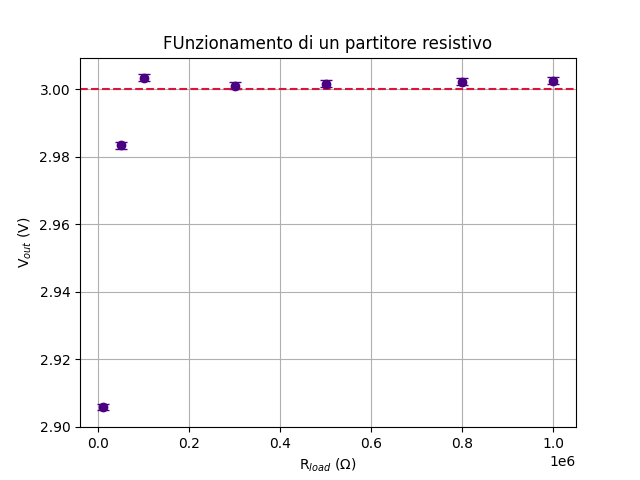

Generate this figure with Python:
import numpy as np
import matplotlib.pyplot as plt

if __name__ == "__main__":

    # Condizioni:
    # 1. v_out = 0.5 v_in senza considerare R_L --> R_1 = R_2
    # 2. v_out non dipende da R_L --> R_L molto grande rispetto a R_2

    R_1 = 672.08 # ohm
    R_2 = 672.37 # ohm 

    V_in = 6 # V
    V_out = np.array ([2.9058, 2.9834, 3.0034, 3.0010, 3.0016, 3.0022, 3.0025]) # V
    R_L = np.array ([10e3, 50e3, 100e3, 300e3, 500e3, 800e3, 1e6]) # R_Load (ohm)

    # grafico

    fig, ax = plt.subplots ()

    ax.set_title ("FUnzionamento di un partitore resistivo")
    ax.set_xlabel ("R$_{load}$ ($\\Omega$)")
    ax.set_ylabel ("V$_{out}$ (V)")

    ax.errorbar (R_L, V_out,
                 yerr = 0.001,
                 color = "indigo",
                 linestyle = "None",
                 marker = "o",
                 capsize = 4
                 )
    
    ax.axhline (y = 3.00,
                linestyle = "--",
                color = "crimson"
                )
    
    plt.grid (True)
    plt.show ()
